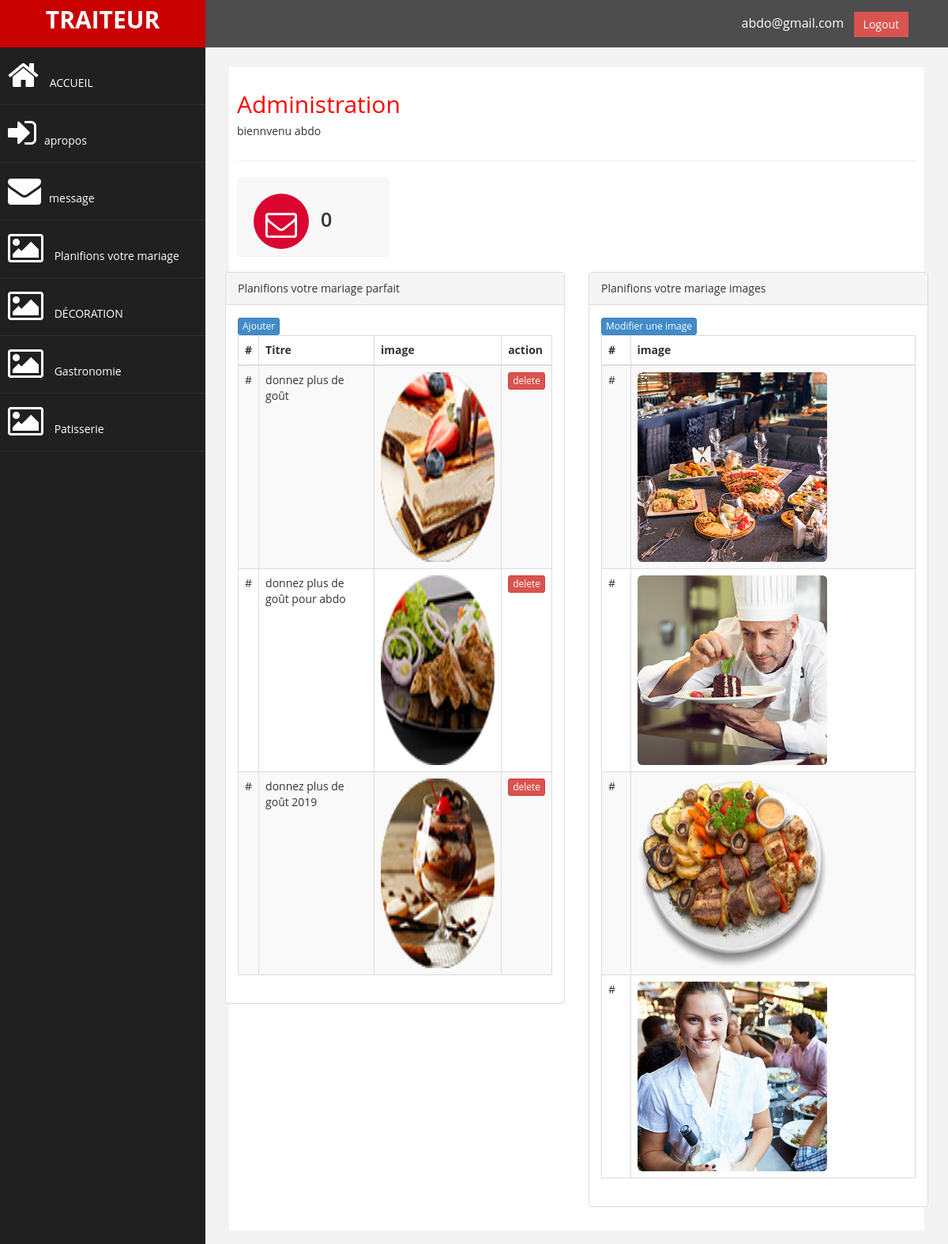
Screenshot of /admin.php?p=planifier (signed in) with the database file from the repository.
### tables this page shows
CREATE TABLE IF NOT EXISTS `planifions` (
  `id` int(11) NOT NULL AUTO_INCREMENT,
  `image` varchar(255) NOT NULL,
  `titre` varchar(255) NOT NULL,
  PRIMARY KEY (`id`)
);

CREATE TABLE IF NOT EXISTS `accueil` (
  `id` int(11) NOT NULL AUTO_INCREMENT,
  `photo1` varchar(255) DEFAULT NULL,
  `photo2` varchar(255) DEFAULT NULL,
  `photo3` varchar(255) DEFAULT NULL,
  `photo4` varchar(255) DEFAULT NULL,
  PRIMARY KEY (`id`)
);

### app/Autoloader.php (called while the page is built, shortened)
<?php
class Autoloader
{
    static function autoload($class)
    {
        if(strpos($class,__NAMESPACE__.'\\') === 0)
        {
            $class = str_replace(__NAMESPACE__.'\\','',$class);
            $class = str_replace('\\','/',$class);
        }
    }
}

### app/App.php (called while the page is built, shortened)
<?php
class App
{
    private static $_instance;
    private  $db_instance;
    public static function getInstance()
    {
        if(is_null(self::$_instance))
        {
            self::$_instance = new App();
        }
        return self::$_instance;
    }
    public function getDb()
    {
        $config = Config::getInstance();
        if(is_null($this->db_instance))
        {
            $this->db_instance =  new Database($config->get('db_name'),$config->get('db_user'),$config->get('db_pass'),$config->get('db_host'));
        }
        return  $this->db_instance;
    }
    public static function root()
    {
        $directoryURI = $_SERVER['REQUEST_URI'];
        $path = parse_url($directoryURI, PHP_URL_PATH);
        $components = explode('/', $path);
        $pathG = $components[1];
        return $pathG;
    }
}

### app/Config.php (called while the page is built, shortened)
<?php
class Config
{
    private $settings = [];
    private static $__instance;
    public function __construct()
    {
        $this->settings = require dirname(__DIR__).'/config/Config.php';
    }
    public static function getInstance()
    {
        if(is_null(self::$__instance))
        {
            self::$__instance = new Config();
        }
        return self::$__instance;
    }
    public function get($key)
    {
        return $this->settings[$key];
    }
}

### config/Config.php (called while the page is built)
<?php
return [
    "db_user" => "root",
    "db_pass" => "",
    "db_host" => "localhost",
    "db_name" => "traiteur",
    "db_char" => "SET NAMES utf8",
    "ERROR_MODE"=>PDO::ERRMODE_EXCEPTION,
    "pathOfSite" => dirname(__DIR__).'/',
    "pathOfFile" => dirname(__DIR__)."/public/img/",
    "pathToUp" => $_SERVER['DOCUMENT_ROOT'].'/'.\App\App::root().'/public/img',
];

### app/Table/Table.php (called while the page is built, shortened)
<?php
class Table
{
    protected static $table;
    private static function getTable()
    {
        return static::$table;
    }
    public static function getSingle($id)
    {
        return self::call()->prepare("SELECT *  FROM " .static::getTable(). " WHERE id = ?",[$id],get_called_class(),true);
    }
    public static function getAll()
    {
        return self::call()->query("SELECT *  FROM  " . static::getTable() . " ",get_called_class());
    }
    protected static function call()
    {
        return App::getInstance()->getDb();
    }
}

### app/Database.php (called while the page is built, shortened)
<?php
class Database
{
    private $db_name;
    private $db_user;
    private $db_pass;
    private $db_host;
    private $pdo;
    public function __construct($db_name,$db_user ,$db_pass,$db_host)
    {
        $this->db_name = $db_name;
        $this->db_user = $db_user;
        $this->db_pass = $db_pass;
        $this->db_host = $db_host;
    }
    private function getDb()
    {
        if($this->pdo === null)
        {
            $option = [PDO::MYSQL_ATTR_INIT_COMMAND=>Config::getInstance()->get('db_char')];
            $pdo = new PDO("mysql:host=$this->db_host;dbname=$this->db_name",$this->db_user, $this->db_pass,$option);
            $pdo->setAttribute(PDO::ATTR_ERRMODE,Config::getInstance()->get('ERROR_MODE'));
            $this->pdo = $pdo;
        }
        return  $this->pdo;
    }
    public function query($stmt , $classname)
    {
        $req = $this->getDb()->query($stmt);
        $data = $req->fetchAll(PDO::FETCH_CLASS,$classname);
        return $data;
    }
    public function prepare($stmt, $Attr ,$classname = null,$one = false)
    {
        $req  = $this->getDb()->prepare($stmt);
        $data =  $req->execute($Attr);
        if($classname === null)
        {
            $req->setFetchMode(PDO::FETCH_OBJ);
        }
        else
        {
            $req->setFetchMode(PDO::FETCH_CLASS,$classname);
        }
        if($one)
        {
            $data = $req->fetch();
        }
        else
        {
            $data = $req->fetchAll();
        }
        return $data;
    }
}

### app/Table/Admins.php (called while the page is built, shortened)
<?php
class Admins extends Table
{
    public static function get()
    {
        if (isset($_SESSION['auth']))
        {
            return $_SESSION['auth'];
        }
        return null;
    }
}

### app/views/admin/planifier.php (the view, shortened to what this page needs)
<div class="row">
    <div class="col-lg-6 col-md-6">
        <div class="panel panel-default">
            <div class="panel-heading">
                Planifions votre mariage parfait
            </div>
            <div class="panel-body">
                <div class="table-responsive">
                    <table class="table table-striped table-bordered table-hover">
                        <thead>
                        <a data-toggle="modal" data-target="#myModal" class="btn btn-primary btn-xs">Ajouter</a>
                        <tr>
                            <th>#</th>
                            <th>Titre</th>
                            <th>image</th>
                            <th>action</th>
                        </tr>
                        </thead>
                        <tbody>
                        <?php foreach(\App\Table\Planifions::getAll() as $planifions) : ?>
                            <tr>
                                <td>#</td>
                                <td><?= nl2br($planifions->titre);?></td>
                                <td>
                                    <img  class="image-fixer img-responsive img-rounded" style=" height: 240px !important;width:240px !important;" src="<?= 'img/planifions/'.$planifions->image ;?>">
                                </td>
                                <td>
                                    <form role="form" method="post">
                                        <div class="form-group has-success">
                                            <input type="submit" name="" value="delete" class="btn btn-danger btn-xs">
                                        </div>
                                    </form>
                                </td>
                            </tr>
                        <?php endforeach ?>
                        </tbody>
                    </table>
                </div>
            </div>
        </div>
    </div>
    <div class="col-lg-6 col-md-6">
        <div class="panel panel-default">
            <div class="panel-heading">
                Planifions votre mariage images
            </div>
            <div class="panel-body">
                <div class="table-responsive">
                    <table class="table table-striped table-bordered table-hover">
                        <thead>
                        <a data-toggle="modal" data-target="#myModala" class="btn btn-primary btn-xs">Modifier une image</a>
                        <tr>
                            <th>#</th>
                            <th>image</th>
                        </tr>
                        </thead>
                        <tbody>
                        <?php $accueil = \App\Table\Accueil::getSingle(1); ?>
                        <?php if($accueil) : ?>
                            <tr>
                                <td>#</td>
                                <td>
                                    <img  class="image-fixer img-responsive img-rounded" style=" height: 240px !important;width:240px !important;" src="<?= 'img/accueil/'.$accueil->photo1 ;?>">
                                </td>
                            </tr>
                            <tr>
                                <td>#</td>
                                <td>
                                    <img  class="image-fixer img-responsive img-rounded" style=" height: 240px !important;width:240px !important;" src="<?= 'img/accueil/'.$accueil->photo2 ;?>">
                                </td>
                            </tr>
                            <tr>
                                <td>#</td>
                                <td>
                                    <img  class="image-fixer img-responsive img-rounded" style=" height: 240px !important;width:240px !important;" src="<?= 'img/accueil/'.$accueil->photo3 ;?>">
                                </td>
                            </tr>
                            <tr>
                                <td>#</td>
                                <td>
                                    <img  class="image-fixer img-responsive img-rounded" style=" height: 240px !important;width:240px !important;" src="<?= 'img/accueil/'.$accueil->photo4 ;?>">
                                </td>
                            </tr>
                        <?php endif;  ?>
                        </tbody>
                    </table>
                </div>
            </div>
        </div>
    </div>
</div>

### public/admin.php (shortened to what this page needs)
<?php
require '../app/Autoloader.php';
if(isset($_GET['p']))
{
    $p = $_GET['p'];
}
else
{
    $p = 'accueil';
}
$app =\App\App::getInstance();
$auth = new \App\DBAuth($app->getDb());
if($p ==='accueil')
{
    require '../app/views/admin/home.php';
}
elseif ($p === 'apropos')
{
    require '../app/views/admin/apropos.php';
}
elseif ($p === 'message')
{
    require '../app/views/admin/message.php';
}
elseif ($p === 'planifier')
{
    require '../app/views/admin/planifier.php';
}
elseif ($p === 'decoration')
{
    require '../app/views/admin/decoration.php';
}
elseif ($p === 'gastronomie')
{
    require '../app/views/admin/gastronomie.php';
}
elseif ($p === 'patisserie')
{
    require '../app/views/admin/patisserie.php';
}
elseif ($p === 'logout')
{
    $auth->Logout();
}
$content = ob_get_clean();
require '../app/views/layouts/admin.php';

### app/views/layouts/admin.php (shortened to what this page needs)
<!DOCTYPE html>
<html xmlns="http://www.w3.org/1999/xhtml">
<head>
    <link href="css/assets/css/bootstrap.css" rel="stylesheet" />
    <link href="css/assets/css/font-awesome.css" rel="stylesheet" />
    <link href="css/assets/js/morris/morris-0.4.3.min.css" rel="stylesheet" />
    <link href="css/assets/css/custom.css" rel="stylesheet" />
</head>
<body>
<div id="wrapper">
    <nav class="navbar navbar-default navbar-cls-top " role="navigation" style="margin-bottom: 0">
        <div class="navbar-header">
            <a class="navbar-brand" href="admin.php">TRAITEUR</a>
        </div>
        <div style="color: white;
padding: 15px 50px 5px 50px;
float: right;
font-size: 16px;"> <?= \App\Table\Admins::get()->email ;?> &nbsp; <a href="admin.php?p=logout" class="btn btn-danger square-btn-adjust">Logout</a> </div>
    </nav>
    <nav class="navbar-default navbar-side" role="navigation">
        <div class="sidebar-collapse">
            <ul class="nav" id="main-menu">
                <li>
                    <a class="" href="admin.php"><i class="fa fa-home fa-3x"></i> ACCUEIL</a>
                </li>
                <li >
                    <a class="" href="admin.php?p=apropos"><i class="fa fa-sign-in fa-3x"></i>apropos</a>
                </li>
                <li >
                    <a class="" href="admin.php?p=message"><i class="fa fa-envelope fa-3x"></i>message</a>
                </li>
                <li >
                    <a class="" href="admin.php?p=planifier"><i class="fa fa-picture-o fa-3x"></i> Planifions votre mariage</a>
                </li>
                <li >
                    <a class="" href="admin.php?p=decoration"><i class="fa fa-picture-o fa-3x"></i> DÉCORATION</a>
                </li>
                <li >
                    <a class="" href="admin.php?p=gastronomie"><i class="fa fa-picture-o fa-3x"></i> Gastronomie</a>
                </li>
                <li >
                    <a class="" href="admin.php?p=patisserie"><i class="fa fa-picture-o fa-3x"></i> Patisserie</a>
                </li>
            </ul>
        </div>
    </nav>
    <div id="page-wrapper" >
        <div id="page-inner">
            <div class="row">
                <div class="col-md-12">
                    <h2>Administration</h2>
                    <h5>biennvenu <?= \App\Table\Admins::get()->nom ;?> </h5>
                </div>
            </div>
            <hr />
            <div class="row">
                <div class="col-md-3 col-sm-6 col-xs-6">
                    <div class="panel panel-back noti-box">
                <span class="icon-box bg-color-red set-icon">
                    <i class="fa fa-envelope-o"></i>
                </span>
                        <div class="text-box" >
                            <p class="main-text"><?= count(\App\Table\Messages::getAll());?></p>
                        </div>
                    </div>
                </div>
            </div>
            <div class="row" >
                <?= $content ?>
            </div>
        </div>
    </div>
</body>
</html>

### public/css/assets/css/custom.css (style rules this page uses)
body { font-family: 'Open Sans', sans-serif; }
#wrapper { width: 100%; background:#202020; }
#page-wrapper { padding: 15px 15px; min-height: 600px; background:#F3F3F3; }
#page-inner { width:100%; margin:10px 20px 10px 0px; background-color:#fff!important; padding:10px; min-height:1200px; }
h2 { color: #f00; }
.square-btn-adjust { border: 0px solid transparent; -webkit-border-radius: 0px; -moz-border-radius: 0px; border-radius: 0px; }
p { font-size:16px; line-height:25px; padding-top:20px; }
.panel-back { background-color:#F8F8F8; }
.noti-box { min-height: 100px; padding: 20px; }
.noti-box .icon-box { display: block; float: left; margin: 0 15px 10px 0; width: 70px; height: 70px; line-height: 75px; vertical-align: middle; text-align: center; font-size: 40px; }
.text-box p { margin: 0 0 3px; }
.main-text { font-size: 25px; font-weight:600; }
.set-icon { -webkit-border-radius: 50px; -moz-border-radius: 50px; border-radius: 50px; }
.bg-color-red { background-color: #DB0630; color: #fff; }
.navbar-cls-top .navbar-brand { color: #fff; background: #C90000; width: 260px; text-align: center; height: 60px; font-size: 30px; font-weight: 700; }
.sidebar-collapse , .sidebar-collapse .nav { background:none; }
.sidebar-collapse .nav { padding:0; }
.sidebar-collapse .nav > li > a { color:#fff; background:#202020; text-shadow:none; }
.sidebar-collapse > .nav > li > a { padding:15px 10px; }
.sidebar-collapse > .nav > li { border-bottom: 1px solid rgba(107, 108, 109, 0.19); }
.navbar-side { border:none; background-color: #202020; }
.navbar-cls-top { background:#4D4D4D; border-bottom:none; }
.navbar-default { border:0px solid black; }
.navbar-header { background: #A70303; }
.nav > li > a > i { margin-right:10px; }
@media (min-width:768px) { #page-wrapper { margin: 0 0 0 260px; padding: 15px 30px; min-height: 1200px; } }
@media (min-width:768px) { .navbar-side { z-index: 1; position: absolute; width: 260px; } }
@media (min-width:768px) { .navbar { border-radius: 0px; } }

### rows the page displays
planifions: titre "donnez plus de goût", image (picture)
planifions: titre "donnez plus de goût pour abdo", image (picture)
planifions: titre "donnez plus de goût 2019", image (picture)
accueil: photo1 (picture), photo2 (picture), photo3 (picture), photo4 (picture)

### other values shown
count(\App\Table\Messages::getAll()) "0"
